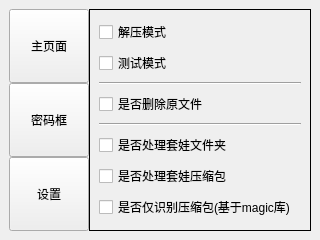
<?xml version="1.0" encoding="UTF-8"?>
<ui version="4.0">
 <class>MainWindow</class>
 <widget class="QMainWindow" name="MainWindow">
  <property name="geometry">
   <rect>
    <x>0</x>
    <y>0</y>
    <width>320</width>
    <height>240</height>
   </rect>
  </property>
  <property name="windowTitle">
   <string>MainWindow</string>
  </property>
  <widget class="QWidget" name="centralwidget">
   <layout class="QHBoxLayout" name="horizontalLayout">
    <property name="spacing">
     <number>0</number>
    </property>
    <item>
     <widget class="QSplitter" name="splitter">
      <property name="frameShape">
       <enum>QFrame::NoFrame</enum>
      </property>
      <property name="lineWidth">
       <number>1</number>
      </property>
      <property name="orientation">
       <enum>Qt::Vertical</enum>
      </property>
      <property name="opaqueResize">
       <bool>true</bool>
      </property>
      <property name="handleWidth">
       <number>0</number>
      </property>
      <widget class="QPushButton" name="button_page_main">
       <property name="text">
        <string>主页面</string>
       </property>
       <attribute name="buttonGroup">
        <string notr="true">buttonGroup</string>
       </attribute>
      </widget>
      <widget class="QPushButton" name="button_page_password">
       <property name="text">
        <string>密码框</string>
       </property>
       <attribute name="buttonGroup">
        <string notr="true">buttonGroup</string>
       </attribute>
      </widget>
      <widget class="QPushButton" name="button_page_setting">
       <property name="text">
        <string>设置</string>
       </property>
       <attribute name="buttonGroup">
        <string notr="true">buttonGroup</string>
       </attribute>
      </widget>
     </widget>
    </item>
    <item>
     <widget class="QStackedWidget" name="stackedWidget">
      <property name="acceptDrops">
       <bool>false</bool>
      </property>
      <property name="frameShape">
       <enum>QFrame::Box</enum>
      </property>
      <property name="currentIndex">
       <number>2</number>
      </property>
      <widget class="QWidget" name="page">
       <property name="acceptDrops">
        <bool>false</bool>
       </property>
       <widget class="QLabel" name="label_icon">
        <property name="geometry">
         <rect>
          <x>9</x>
          <y>9</y>
          <width>191</width>
          <height>131</height>
         </rect>
        </property>
        <property name="acceptDrops">
         <bool>true</bool>
        </property>
        <property name="frameShape">
         <enum>QFrame::NoFrame</enum>
        </property>
        <property name="text">
         <string>图标</string>
        </property>
        <property name="scaledContents">
         <bool>true</bool>
        </property>
       </widget>
       <widget class="Line" name="line_3">
        <property name="geometry">
         <rect>
          <x>10</x>
          <y>150</y>
          <width>207</width>
          <height>16</height>
         </rect>
        </property>
        <property name="orientation">
         <enum>Qt::Horizontal</enum>
        </property>
       </widget>
       <widget class="QWidget" name="layoutWidget">
        <property name="geometry">
         <rect>
          <x>9</x>
          <y>170</y>
          <width>116</width>
          <height>16</height>
         </rect>
        </property>
        <layout class="QHBoxLayout" name="horizontalLayout_2">
         <item>
          <widget class="QLabel" name="label_3">
           <property name="maximumSize">
            <size>
             <width>60</width>
             <height>16777215</height>
            </size>
           </property>
           <property name="text">
            <string>当前文件：</string>
           </property>
          </widget>
         </item>
         <item>
          <widget class="QLabel" name="label_current_file">
           <property name="text">
            <string>显示文件</string>
           </property>
          </widget>
         </item>
        </layout>
       </widget>
       <widget class="QWidget" name="layoutWidget">
        <property name="geometry">
         <rect>
          <x>10</x>
          <y>190</y>
          <width>116</width>
          <height>16</height>
         </rect>
        </property>
        <layout class="QHBoxLayout" name="horizontalLayout_3">
         <item>
          <widget class="QLabel" name="label_4">
           <property name="maximumSize">
            <size>
             <width>60</width>
             <height>16777215</height>
            </size>
           </property>
           <property name="text">
            <string>进度：</string>
           </property>
          </widget>
         </item>
         <item>
          <widget class="QLabel" name="label_schedule">
           <property name="text">
            <string>显示进度</string>
           </property>
          </widget>
         </item>
        </layout>
       </widget>
      </widget>
      <widget class="QWidget" name="page_2">
       <layout class="QVBoxLayout" name="verticalLayout">
        <item>
         <widget class="QPlainTextEdit" name="text_password"/>
        </item>
        <item>
         <widget class="QSplitter" name="splitter_3">
          <property name="orientation">
           <enum>Qt::Horizontal</enum>
          </property>
          <widget class="QPushButton" name="button_update_password">
           <property name="text">
            <string>更新</string>
           </property>
          </widget>
          <widget class="QSplitter" name="splitter_2">
           <property name="orientation">
            <enum>Qt::Vertical</enum>
           </property>
           <widget class="QPushButton" name="button_export_password">
            <property name="text">
             <string>导出</string>
            </property>
           </widget>
           <widget class="QPushButton" name="button_export_password_with_number">
            <property name="text">
             <string>导出(含次数)</string>
            </property>
           </widget>
          </widget>
         </widget>
        </item>
       </layout>
      </widget>
      <widget class="QWidget" name="page_3">
       <layout class="QVBoxLayout" name="verticalLayout_4">
        <item>
         <widget class="QCheckBox" name="checkBox_model_unzip">
          <property name="text">
           <string>解压模式</string>
          </property>
          <attribute name="buttonGroup">
           <string notr="true">buttonGroup_2</string>
          </attribute>
         </widget>
        </item>
        <item>
         <widget class="QCheckBox" name="checkBox_model_test">
          <property name="text">
           <string>测试模式</string>
          </property>
          <attribute name="buttonGroup">
           <string notr="true">buttonGroup_2</string>
          </attribute>
         </widget>
        </item>
        <item>
         <widget class="Line" name="line">
          <property name="orientation">
           <enum>Qt::Horizontal</enum>
          </property>
         </widget>
        </item>
        <item>
         <widget class="QCheckBox" name="checkBox_delect_zip">
          <property name="text">
           <string>是否删除原文件</string>
          </property>
         </widget>
        </item>
        <item>
         <widget class="Line" name="line_2">
          <property name="orientation">
           <enum>Qt::Horizontal</enum>
          </property>
         </widget>
        </item>
        <item>
         <widget class="QCheckBox" name="checkBox_nested_folders">
          <property name="text">
           <string>是否处理套娃文件夹</string>
          </property>
          <property name="checked">
           <bool>false</bool>
          </property>
         </widget>
        </item>
        <item>
         <widget class="QCheckBox" name="checkBox_nested_zip">
          <property name="text">
           <string>是否处理套娃压缩包</string>
          </property>
         </widget>
        </item>
        <item>
         <widget class="QCheckBox" name="checkBox_check_zip">
          <property name="text">
           <string>是否仅识别压缩包(基于magic库)</string>
          </property>
          <property name="checked">
           <bool>false</bool>
          </property>
         </widget>
        </item>
       </layout>
      </widget>
     </widget>
    </item>
   </layout>
  </widget>
 </widget>
 <resources/>
 <connections/>
 <buttongroups>
  <buttongroup name="buttonGroup_2"/>
  <buttongroup name="buttonGroup"/>
 </buttongroups>
</ui>
